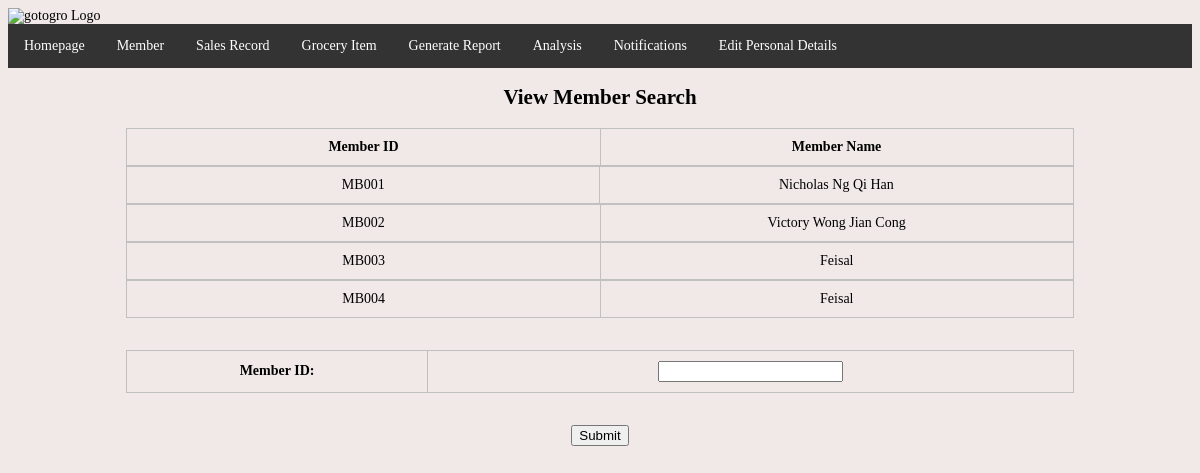
Page /searchMemberViewMemberManager.php on the committed database.
### tables this page shows
CREATE TABLE `member` (
  `member_id` varchar(50) NOT NULL,
  `member_name` varchar(100) NOT NULL,
  `member_ic` varchar(20) NOT NULL,
  `member_phone_number` varchar(20) NOT NULL,
  `member_address` varchar(255) NOT NULL
);

### searchMemberViewMemberManager.php (the view, shortened to what this page needs)
<!DOCTYPE html>
<html>
  <head>
  </head>
<body>
  <img src="SLogo.png" alt="gotogro Logo" width="300" height="90">
  <ul>
    <li><a href="managerHomepage.php">Homepage</a> </li>
    <li class="dropdown">
      <a href="javascript:void(0)" class="dropbtn">Member</a>
    </li>
    <li class="dropdown">
      <a href="javascript:void(0)" class="dropbtn">Sales Record</a>
    </li>
    <li class="dropdown">
      <a href="javascript:void(0)" class="dropbtn">Grocery Item</a>
    </li>
    <li><a href="#news">Generate Report</a></li>
    <li><a href="#news">Analysis</a></li>
    <li><a href="#news">Notifications</a></li>
    <li><a href="#news">Edit Personal Details</a></li>
  </ul>
  <center>
    <div class="topics">
      <h2> View Member Search </h2>
      <?php
        $query = "SELECT * FROM member";
        $results = mysqli_query($mysqli,$query);
        echo "<table>
                <tr>
                  <th style='width:500px'> <strong> Member ID </strong> </th>
                  <th style='width:500px'> <strong> Member Name </strong> </th>
                </tr>
              </table>";
        if ($results != NULL)
        {
          while($row = mysqli_fetch_array($results))
          {
            echo "
                <table>
                <tr>
                  <td style='width:500px'> " .$row['member_id']."</td>
                  <td style='width:500px'> " .$row['member_name']."</td>
                </tr>
                </table>";
              }
          }
      ?>
       <div class="application">
        <form action="viewMemberManagerServer.php" method="post">
          <br>
          <br>
          <table>
            <tr>
              <td> <strong> Member ID: </strong> </td>
              <td> <input type="text" name="member_id"> </td>
            </tr>
          </table>
            <br>
            <br>
           <input type="submit" class="button2" name="Submit" value="Submit">
        </form>
        <br>
        <br>
    </div>
  </center>
</body>
</html>

### searchMemberViewMemberManager.php (style rules this page uses)
body { background-color: #F1E9E8; font-family: Montserrat; font-size: 14px; }
ul { list-style-type: none; margin: 0; padding: 0; overflow: hidden; background-color: #333; }
li { float: left; }
li a, .dropbtn { display: inline-block; color: white; text-align: center; padding: 14px 16px; text-decoration: none; }
li.dropdown { display: inline-block; }
table { border-collapse: collapse; width:80%; margin-left: auto; margin-right: auto; }
th,td { border: 1px solid #c0c0c0; padding: 10px; text-align:center; }

### rows in the picture
member: member_id "MB001", member_name "Nicholas Ng Qi Han"
member: member_id "MB002", member_name "Victory Wong Jian Cong"
member: member_id "MB003", member_name "Feisal"
member: member_id "MB004", member_name "Feisal"
